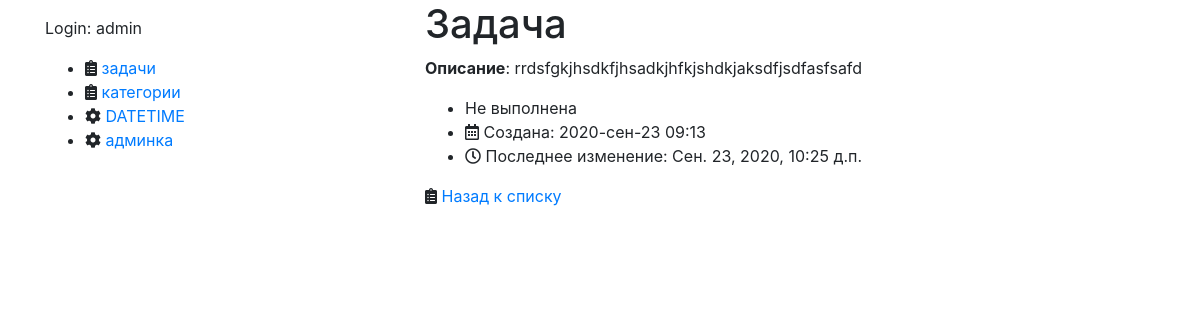
The app's page /details/1 (signed in) with its own data.
### tasks/models.py (models this page shows, shortened)
class TodoItem(models.Model):
    description = models.TextField("описание")
    is_completed = models.BooleanField("выполнено", default=False)
    created = models.DateTimeField(auto_now_add=True)
    updated = models.DateTimeField(auto_now=True)
    owner = models.ForeignKey(User, on_delete=models.CASCADE, related_name="tasks")
    priority = models.ForeignKey(Priority, on_delete=models.CASCADE, related_name="task_priority")
    category = models.ManyToManyField(Category, blank=True)
    def __str__(self):
        return self.description
    class Meta:
        verbose_name = 'Задача'
        verbose_name_plural = 'Задачи'

### tasks/views.py (the view)
# urls.py: path("details/<int:pk>", views.TaskDetailsView.as_view(), name="details"),
class TaskDetailsView(DetailView):
    model = TodoItem
    template_name = "tasks/details.html"

### tasks/templates/tasks/details.html (shortened to what this page needs)
{% extends "base.html" %}
{% block main_content %}
  <h1>Задача</h1>
  <p><b>Описание</b>: {{ object }}</p>
  <ul>
    <li>
      {{ object.is_completed|yesno:"Выполнена,Не выполнена" }}
    </li>
    <li><i class="far fa-calendar-alt"></i>&nbsp;Создана: {{ object.created|date:"Y-b-d H:i" }}</li>
    <li><i class="far fa-clock"></i>&nbsp;Последнее изменение: {{ object.updated }}</li>
  </ul>
  <i class="fas fa-clipboard-list"></i>&nbsp;<a href="{% url "tasks:list" %}">Назад к списку</a>
{% endblock %}

### templates/base.html (shortened to what this page needs)
<html>
  <head>
    <link rel="stylesheet" href="https://maxcdn.bootstrapcdn.com/bootstrap/4.0.0/css/bootstrap.min.css">
  <link rel="stylesheet" href="https://use.fontawesome.com/releases/v5.7.0/css/all.css">
  </head>
  <body>
    <div class="container">
      <div class="row">
        <div class="side_bar col">
          {% block side_bar %}
            {% if user.is_authenticated %}
              <p>Login: {{ user.username }}</p>
            {% endif %}
              <ul>
                <li><i class="fas fa-clipboard-list"></i>&nbsp;<a href="{% url "tasks:list" %}">задачи</a></li>
                <li><i class="fas fa-clipboard-list"></i>&nbsp;<a href="{% url "tasks:index" %}">категории</a></li>
                <li><i class="fas fa-cog"></i>&nbsp;<a href='{% url "tasks:date_time" %}'>DATETIME</a></li>
                <li><i class="fas fa-cog"></i>&nbsp;<a href='{% url 'admin:index' %}'>админка</a></li>
              </ul>
          {% endblock %}
        </div>
        <div class="main_content col-8">
          {% block main_content %}
          {% endblock %}
        </div>
      </div>
    </div>
  </body>
</html>

### records on screen
TodoItem: description "rrdsfgkjhsdkfjhsadkjhfkjshdkjaksdfjsdfasfsafd", is_completed "Не выполнена", created "2020-сен-23 09:13", updated "Сен. 23, 2020, 10:25 д.п."

### other values on screen
{{ user.username }} "admin"
